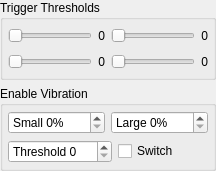
              <widget class="QWidget" name="pad_page">
               <layout class="QVBoxLayout" name="pad_page_layout">
                <property name="leftMargin">
                 <number>0</number>
                </property>
                <property name="topMargin">
                 <number>0</number>
                </property>
                <property name="rightMargin">
                 <number>0</number>
                </property>
                <property name="bottomMargin">
                 <number>0</number>
                </property>
                <item>
                 <widget class="QGroupBox" name="gb_triggers">
                  <property name="minimumSize">
                   <size>
                    <width>0</width>
                    <height>80</height>
                   </size>
                  </property>
                  <property name="title">
                   <string>Trigger Thresholds</string>
                  </property>
                  <layout class="QHBoxLayout" name="gb_triggers_layout">
                   <property name="leftMargin">
                    <number>5</number>
                   </property>
                   <property name="topMargin">
                    <number>5</number>
                   </property>
                   <property name="rightMargin">
                    <number>5</number>
                   </property>
                   <property name="bottomMargin">
                    <number>5</number>
                   </property>
                   <item>
                    <layout class="QVBoxLayout" name="gb_trigger_left">
                     <item>
                      <layout class="QHBoxLayout" name="slider_trigger_left_layout">
                       <item>
                        <widget class="QSlider" name="slider_trigger_left">
                         <property name="orientation">
                          <enum>Qt::Orientation::Horizontal</enum>
                         </property>
                        </widget>
                       </item>
                       <item>
                        <widget class="QLabel" name="slider_trigger_left_label">
                         <property name="text">
                          <string>0</string>
                         </property>
                         <property name="alignment">
                          <set>Qt::AlignmentFlag::AlignRight|Qt::AlignmentFlag::AlignTrailing|Qt::AlignmentFlag::AlignVCenter</set>
                         </property>
                        </widget>
                       </item>
                      </layout>
                     </item>
                     <item>
                      <layout class="QHBoxLayout" name="preview_trigger_left_layout">
                       <item>
                        <widget class="QSlider" name="preview_trigger_left">
                         <property name="orientation">
                          <enum>Qt::Orientation::Horizontal</enum>
                         </property>
                        </widget>
                       </item>
                       <item>
                        <widget class="QLabel" name="preview_trigger_left_label">
                         <property name="text">
                          <string>0</string>
                         </property>
                         <property name="alignment">
                          <set>Qt::AlignmentFlag::AlignRight|Qt::AlignmentFlag::AlignTrailing|Qt::AlignmentFlag::AlignVCenter</set>
                         </property>
                        </widget>
                       </item>
                      </layout>
                     </item>
                    </layout>
                   </item>
                   <item>
                    <layout class="QVBoxLayout" name="gb_trigger_right">
                     <item>
                      <layout class="QHBoxLayout" name="slider_trigger_right_layout">
                       <item>
                        <widget class="QSlider" name="slider_trigger_right">
                         <property name="orientation">
                          <enum>Qt::Orientation::Horizontal</enum>
                         </property>
                        </widget>
                       </item>
                       <item>
                        <widget class="QLabel" name="slider_trigger_right_label">
                         <property name="text">
                          <string>0</string>
                         </property>
                         <property name="alignment">
                          <set>Qt::AlignmentFlag::AlignRight|Qt::AlignmentFlag::AlignTrailing|Qt::AlignmentFlag::AlignVCenter</set>
                         </property>
                        </widget>
                       </item>
                      </layout>
                     </item>
                     <item>
                      <layout class="QHBoxLayout" name="preview_trigger_right_layout">
                       <item>
                        <widget class="QSlider" name="preview_trigger_right">
                         <property name="orientation">
                          <enum>Qt::Orientation::Horizontal</enum>
                         </property>
                        </widget>
                       </item>
                       <item>
                        <widget class="QLabel" name="preview_trigger_right_label">
                         <property name="text">
                          <string>0</string>
                         </property>
                         <property name="alignment">
                          <set>Qt::AlignmentFlag::AlignRight|Qt::AlignmentFlag::AlignTrailing|Qt::AlignmentFlag::AlignVCenter</set>
                         </property>
                        </widget>
                       </item>
                      </layout>
                     </item>
                    </layout>
                   </item>
                  </layout>
                 </widget>
                </item>
                <item>
                 <widget class="QGroupBox" name="gb_vibration">
                  <property name="title">
                   <string>Enable Vibration</string>
                  </property>
                  <layout class="QVBoxLayout" name="v_layout_vibration">
                   <property name="leftMargin">
                    <number>5</number>
                   </property>
                   <property name="topMargin">
                    <number>5</number>
                   </property>
                   <property name="rightMargin">
                    <number>5</number>
                   </property>
                   <property name="bottomMargin">
                    <number>5</number>
                   </property>
                   <item>
                    <layout class="QHBoxLayout" name="h_layout_vibration_0">
                     <item>
                      <widget class="QSpinBox" name="sb_vibration_small">
                       <property name="suffix">
                        <string>%</string>
                       </property>
                       <property name="prefix">
                        <string>Small </string>
                       </property>
                      </widget>
                     </item>
                     <item>
                      <widget class="QSpinBox" name="sb_vibration_large">
                       <property name="suffix">
                        <string>%</string>
                       </property>
                       <property name="prefix">
                        <string>Large </string>
                       </property>
                      </widget>
                     </item>
                    </layout>
                   </item>
                   <item>
                    <layout class="QHBoxLayout" name="h_layout_vibration_1">
                     <item>
                      <widget class="QSpinBox" name="sb_vibration_threshold">
                       <property name="prefix">
                        <string>Threshold </string>
                       </property>
                       <property name="maximum">
                        <number>255</number>
                       </property>
                      </widget>
                     </item>
                     <item>
                      <widget class="QCheckBox" name="chb_vibration_switch">
                       <property name="text">
                        <string>Switch</string>
                       </property>
                      </widget>
                     </item>
                    </layout>
                   </item>
                  </layout>
                 </widget>
                </item>
                <item>
                 <spacer name="pad_page_spacer">
                  <property name="orientation">
                   <enum>Qt::Orientation::Vertical</enum>
                  </property>
                  <property name="sizeHint" stdset="0">
                   <size>
                    <width>0</width>
                    <height>0</height>
                   </size>
                  </property>
                 </spacer>
                </item>
               </layout>
              </widget>
